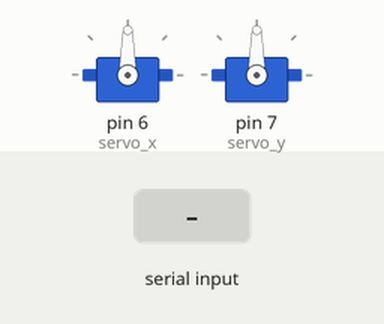
Bench run of a sketch on a simulated Arduino Uno, built with avr-gcc and run on an emulated ATmega328P. On the bench: 2 × servo. The test bench sets the inputs (shaded band).

Above: at 1.2 s.
1.3 s: ",\n" received over Serial
At 1.6 s:
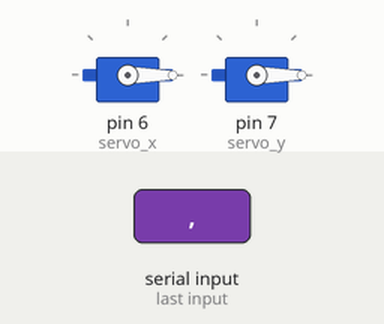
2.8 s: "90,45\n" received over Serial
At 4.0 s:
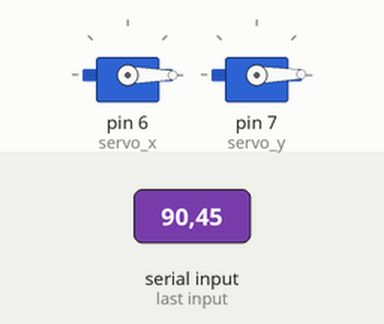
Timing chart, 0 to 5.8 s (numbered marks = the images above; inputs shaded):
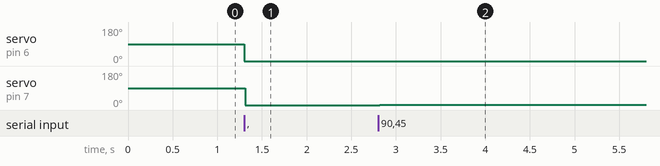

The sketch:

Servo_sweep.ino
```cpp
#include <Servo.h>

Servo servo_x;
Servo servo_y;

String command;
int pos_x = 0;
int pos_y = 0;
int ang_x = 0;
int ang_y = 0;
int opt = 0;
int l_pos_x = 0;
int l_pos_y = 0;
int sweep_x = 0;
int sweep_y = 0;
int z = 0;

void setup()

{
  servo_x.attach(6);
  servo_y.attach(7);

  Serial.begin(115200);
}


void loop() {

  if(Serial.available())
  {
    char c = Serial.read();
    //Serial.print(c);

    if(c == '\n')
    {
      //parsing string to find x and y offset
       parseCommand(command);

      //calculationg sweep angle for x
       sweepang(pos_x,0, l_pos_x, sweep_x);

      //calculationg sweep angle for y
       sweepang(pos_y,1, l_pos_y, sweep_y);

      l_pos_x = pos_x;
      l_pos_y = pos_y;

      //Reset command
       command = "";

       servo_x.write(ang_x);
       delay(15);
       servo_y.write(ang_y);
       delay(15);
    }
    else
    {
      command+= c;
    }
  }
}

void parseCommand(String com)
{
  String x;
  String y;

  x = com.substring(0, com.indexOf(0 , com.indexOf(",")));

//  Serial.print(x);
//  Serial.print(" ");

  y = com.substring(com.indexOf(",") + 1 );

//  Serial.println(y);

  pos_x = x.toInt();
//  Serial.print(pos_x);
//  Serial.print(" ");
  pos_y = y.toInt();
//  Serial.print(pos_y);
//  Serial.println();
}

void sweepang(int x, int opt, int l_pos, int sweep)
{
  int dir = 0;
  int diff = 0;
  int off_set = 0;
  int stat_set = 0;
  int x_abs = 0;

  x_abs = abs(x);
  diff = abs(l_pos - x);

  //stat_set = map(x_abs,0,320, 1, 3);
  //off_set = map(diff,0,100,1,10);
  off_set = 1;

  if ( x > 10 )
  {

    if (opt == 1 )
    {
      sweep = sweep + off_set + stat_set;
    }
    else
    {
      sweep = sweep - off_set - stat_set;
    }

    if (sweep >= 181)
    {
      sweep = 180;

    }

    if (sweep <= 0)
    {
      sweep = 0;
    }
  }


  if ( x  <  -10 )
  {


    if (opt == 1 )
    {
      sweep = sweep - off_set - stat_set;
    }
    else
    {
     sweep = sweep + off_set + stat_set;
    }


    if (sweep >= 181)
    {
      sweep = 180;

    }

    if (sweep <= 0)
    {
      sweep = 0;
    }
  }

  if ( opt == 0 )
  {
    sweep_x = sweep;
    ang_x = sweep;

    //Serial.print(ang_x);
    //Serial.print(" ");
  }
  else if  (opt == 1)
  {
    sweep_y = sweep;
    ang_y = sweep;

    //Serial.print(ang_y);
    //Serial.println();
  }

  else
  {
    return;
  }


}
```

Measured:
- after the input at 1.3 s, servo on pin 6 (servo_x), servo on pin 7 (servo_y): 90° → 0° at once
- after the input at 2.8 s, servo on pin 7 (servo_y): 0° → 1° at once
